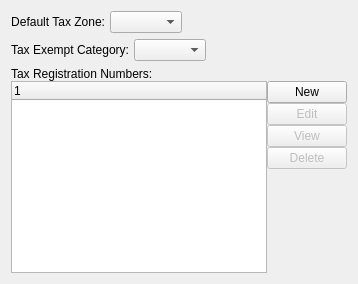
         <widget class="QWidget" name="_taxPage">
          <layout class="QGridLayout" name="gridLayout_25">
           <item row="2" column="0">
            <layout class="QVBoxLayout" name="verticalLayout">
             <property name="spacing">
              <number>0</number>
             </property>
             <item>
              <widget class="QLabel" name="_taxregLit">
               <property name="text">
                <string>Tax Registration Numbers:</string>
               </property>
              </widget>
             </item>
             <item>
              <layout class="QHBoxLayout">
               <item>
                <widget class="XTreeWidget" name="_taxreg"/>
               </item>
               <item>
                <layout class="QVBoxLayout">
                 <property name="spacing">
                  <number>0</number>
                 </property>
                 <item>
                  <widget class="QPushButton" name="_newTaxreg">
                   <property name="text">
                    <string>New</string>
                   </property>
                  </widget>
                 </item>
                 <item>
                  <widget class="QPushButton" name="_editTaxreg">
                   <property name="enabled">
                    <bool>false</bool>
                   </property>
                   <property name="text">
                    <string>Edit</string>
                   </property>
                  </widget>
                 </item>
                 <item>
                  <widget class="QPushButton" name="_viewTaxreg">
                   <property name="enabled">
                    <bool>false</bool>
                   </property>
                   <property name="text">
                    <string>View</string>
                   </property>
                  </widget>
                 </item>
                 <item>
                  <widget class="QPushButton" name="_deleteTaxreg">
                   <property name="enabled">
                    <bool>false</bool>
                   </property>
                   <property name="text">
                    <string>Delete</string>
                   </property>
                  </widget>
                 </item>
                 <item>
                  <spacer>
                   <property name="orientation">
                    <enum>Qt::Vertical</enum>
                   </property>
                   <property name="sizeHint" stdset="0">
                    <size>
                     <width>20</width>
                     <height>0</height>
                    </size>
                   </property>
                  </spacer>
                 </item>
                </layout>
               </item>
              </layout>
             </item>
            </layout>
           </item>
           <item row="0" column="0">
            <layout class="QHBoxLayout">
             <property name="spacing">
              <number>5</number>
             </property>
             <item>
              <widget class="QLabel" name="_taxzoneLit">
               <property name="text">
                <string>Default Tax Zone:</string>
               </property>
               <property name="alignment">
                <set>Qt::AlignRight|Qt::AlignTrailing|Qt::AlignVCenter</set>
               </property>
              </widget>
             </item>
             <item>
              <widget class="XComboBox" name="_taxzone">
               <property name="allowNull">
                <bool>true</bool>
               </property>
               <property name="type">
                <enum>XComboBox::TaxZones</enum>
               </property>
              </widget>
             </item>
             <item>
              <spacer>
               <property name="orientation">
                <enum>Qt::Horizontal</enum>
               </property>
               <property name="sizeHint" stdset="0">
                <size>
                 <width>40</width>
                 <height>20</height>
                </size>
               </property>
              </spacer>
             </item>
            </layout>
           </item>
           <item row="1" column="0">
            <layout class="QHBoxLayout">
             <property name="spacing">
              <number>5</number>
             </property>
             <item>
              <widget class="QLabel" name="_taxExemptLit">
               <property name="text">
                <string>Tax Exempt Category:</string>
               </property>
               <property name="alignment">
                <set>Qt::AlignRight|Qt::AlignTrailing|Qt::AlignVCenter</set>
               </property>
              </widget>
             </item>
             <item>
              <widget class="TaxExemptCluster" name="_taxExempt"/>
             </item>
             <item>
              <spacer>
               <property name="orientation">
                <enum>Qt::Horizontal</enum>
               </property>
               <property name="sizeHint" stdset="0">
                <size>
                 <width>40</width>
                 <height>20</height>
                </size>
               </property>
              </spacer>
             </item>
            </layout>
           </item>
          </layout>
         </widget>
